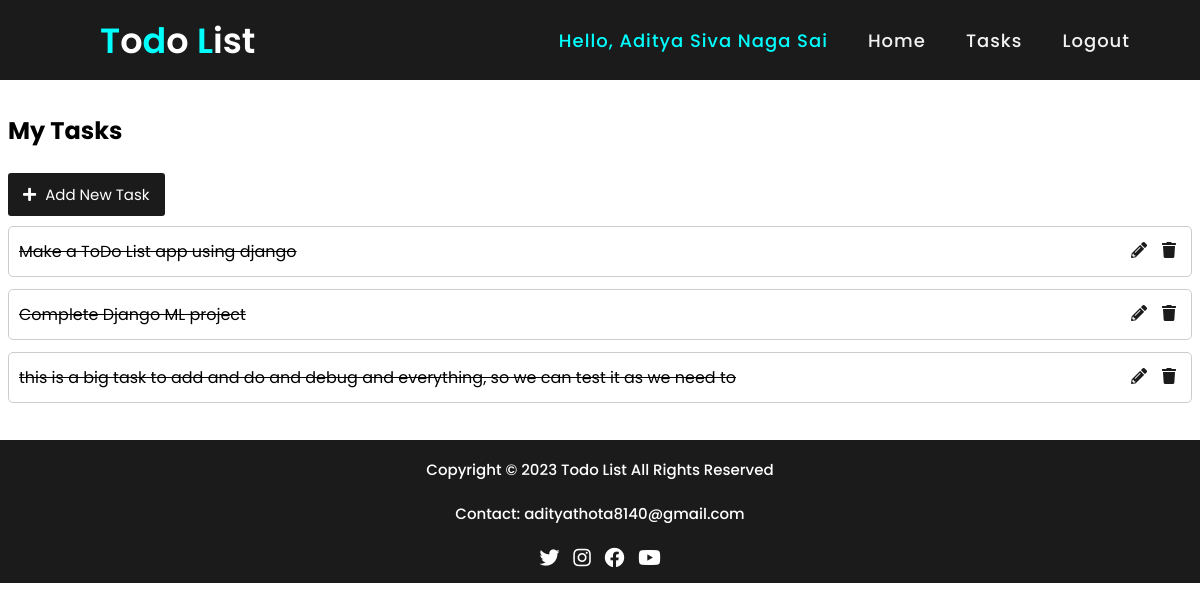
Page /tasks/ (signed in) on the committed database.
### myapp/models.py (models this page shows)
class Task(models.Model):
    user = models.ForeignKey(User, on_delete=models.CASCADE)
    title = models.CharField(max_length=100)
    completed = models.BooleanField(default=False)

### myapp/views.py (the view)
# urls.py: path('', views.task_list, name='task_list'),
@login_required
def task_list(request):
    tasks = Task.objects.filter(user=request.user)
    context = {
        'tasks': tasks
    }
    return render(request, 'task_list.html', context)

### templates/task_list.html (shortened to what this page needs)
{% extends 'base.html' %}
{% block contents %}
<div class="tlist">
<h2>My Tasks</h2><br>
<div class="add-style">
<a href="{% url 'create_task' %}" class="add-btn"><i class="fas fa-plus"></i> Add New Task</a>
</div>
{% for task in tasks %}
<ul class="task-list">
  {% if task.completed %}
  <li class="task-item">
    <div class="task-info">
      <p class="task-title"><s>{{task.title}}</s></p>
    </div>
    <div class="task-actions">
      <a href="{% url 'edit_task' task.id %}" class="edit-btn"><i class="fas fa-pencil-alt"></i></a>
      <a href="{% url 'delete_task' task.id %}" class="delete-btn"><i class="fas fa-trash"></i></a>
    </div>
  </li>
  {% endif %}
</ul>
{% endfor %}
</div>
{% endblock %}

### templates/base.html (shortened to what this page needs)
<!DOCTYPE html>
{% load static %}
<html lang="en">
<head>
    <link rel="stylesheet" href="{% static 'styles/css/style.css' %}">
    <link rel="stylesheet" href="{% static 'styles/css/home.css' %}">
    <link rel="stylesheet" href="{% static 'styles/css/task_list.css' %}">
    <link rel="stylesheet" href="{% static 'styles/css/task_form.css' %}">
    <link rel="stylesheet" href="{% static 'styles/css/login.css' %}">
    <link rel="stylesheet" href="{% static 'styles/css/register.css' %}">
  <link rel="stylesheet" href="https://cdnjs.cloudflare.com/ajax/libs/font-awesome/5.15.3/css/all.min.css" />
</head>
<body>
<nav>
    <div class="logo">
        <span class="test">T</span>o<span class="test">d</span>o&nbsp;<span class="test">L</span>ist
    </div>
    <ul>
        {% if user.is_authenticated %}
        <li><a class="active" href="">Hello, {{user.first_name}}</a></li>
        <li><a href="{% url 'home' %}">Home</a></li>
        <li><a href="{% url 'task_list' %}">Tasks</a></li>
        <li><a href="{% url 'logout' %}">Logout</a></li>
        {% else %}
        <li><a href="{% url 'home' %}">Home</a></li>
        <li><a href="{% url 'task_list' %}">Tasks</a></li>
        <li><a href="{% url 'register' %}">Register</a></li>
        <li><a href="{% url 'login' %}">Login</a></li>
        {% endif %}
    </ul>
</nav>
<br>
{% block contents %}
{% endblock %}
<br>
<footer class="footer">
  <p>Copyright &copy; 2023 <a href="{% url 'home' %}">Todo List</a> All Rights Reserved</p>
  <p>Contact: <a href="mailto:adityathota8140@gmail.com">adityathota8140@gmail.com</a></p>
    <ul class="social-icons">
    <li><a href="https://twitter.com/yourproject" target="_blank"><i class="fab fa-twitter"></i></a></li>
    <li><a href="https://www.instagram.com/yourproject" target="_blank"><i class="fab fa-instagram"></i></a></li>
    <li><a href="https://www.facebook.com/yourproject" target="_blank"><i class="fab fa-facebook"></i></a></li>
    <li><a href="https://www.youtube.com/channel/yourchannel" target="_blank"><i class="fab fa-youtube"></i></a></li>
    </ul>
</footer>
</body>
</html>

### static/styles/css/style.css (style rules this page uses)
* { margin: 0; padding: 0; box-sizing: border-box; font-family: 'Poppins', sans-serif; }
.tlist { margin: 8px; }
nav { display: flex; height: 80px; width: 100%; background: #1b1b1b; align-items: center; justify-content: space-between; padding: 0 50px 0 100px; flex-wrap: wrap; }
nav .logo { color: #fff; font-size: 35px; font-weight: 600; }
nav ul { display: flex; flex-wrap: wrap; list-style: none; }
nav ul li { margin: 0 5px; }
nav ul li a { color: #f2f2f2; text-decoration: none; font-size: 18px; font-weight: 500; padding: 8px 15px; border-radius: 5px; letter-spacing: 1px; transition: all 0.3s ease; }
.test { color:cyan; }
nav ul li a.active, nav ul li a:hover { color: cyan; background: none; }
.footer { background-color: #1b1b1b; color: white; padding: 10px; text-align: center; font-size: 14px; }
.footer p a { text-decoration: none; color: white; }
.footer p { margin-bottom: 5px; font-size: 15px; font-weight: 500; padding: 8px 15px; }
.social-icons { list-style: none; padding: 0; margin: 10px 0 0 0; }
.social-icons li { display: inline-block; margin-right: 10px; }
.social-icons li:last-child { margin-right: 0; }
.social-icons a { color: #fff; font-size: 20px; transition: color 0.2s ease-in-out; }

### static/styles/css/task_list.css (style rules this page uses)
.task-list { list-style: none; margin: 0; padding: 0; }
.task-item { display: flex; align-items: center; justify-content: space-between; border: 1px solid #ccc; border-radius: 5px; padding: 10px; margin-bottom: 12px; }
.task-title { margin: 0; }
.task-actions { display: flex; align-items: center; justify-content: flex-end; margin-left: auto; }
.task-actions a { display: inline-block; padding: 5px; margin-left: 5px; color: #1b1b1b; background-color: #fff; border-radius: 3px; font-size: 0.8em; }
.task-actions a i { font-size:16px; }
.add-btn { display: inline-block; padding: 10px 15px; margin-bottom: 10px; color: #fff; background-color: #1b1b1b; border: none; border-radius: 3px; font-size: 15px; }
.add-style a { text-decoration: none; margin-bottom: 10px; }
.add-btn i { margin-right: 5px; }

### rows in the picture
Task: title "Make a ToDo List app using django"
Task: title "Complete Django ML project"
Task: title "this is a big task to add and do and debug and everything, so we can test it as we need to"

### other values in the picture
{{ user.first_name }} "Aditya Siva Naga Sai"
